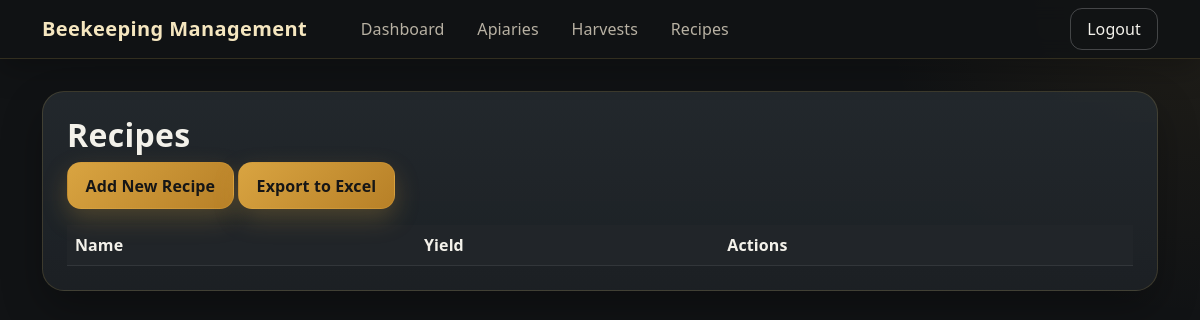
Before: /recipes (signed in) with the older database file.
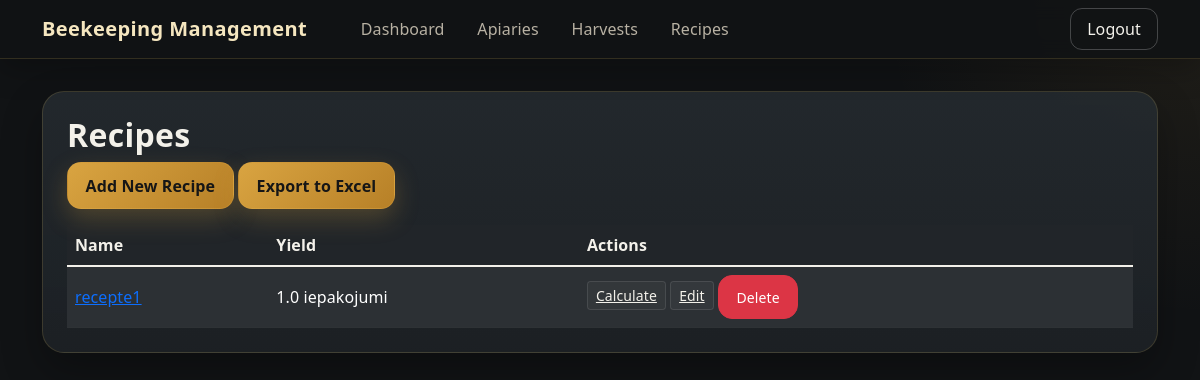
After: the same page with the newer database file.
### tables this page shows
CREATE TABLE recipes (
                    id INTEGER PRIMARY KEY,
                    name TEXT NOT NULL
                , yield REAL NOT NULL DEFAULT 1, yield_unit TEXT DEFAULT 'units', user_id INTEGER NOT NULL DEFAULT 1);

### web_app.py (the view)
@app.route('/recipes')
@login_required
def recipes():
    conn = sqlite3.connect('beekeeping.db')
    c = conn.cursor()
    c.execute("SELECT id, name, yield, yield_unit FROM recipes WHERE user_id = ? ORDER BY name", (session['user_id'],))
    recipes_list = c.fetchall()
    conn.close()
    return render_template('recipes.html', recipes=recipes_list)

### web_app.py (called while the page is built)
@app.before_request
def require_login():
    allowed = {"login", "register", "logout", "static", "serve_image"}  # names of view functions that don't require auth
    if request.endpoint not in allowed and not session.get("logged_in"):
        return redirect(url_for("login"))

def login_required(f):
    @wraps(f)
    def decorated_function(*args, **kwargs):
        if not session.get("logged_in"):
            return redirect(url_for("login"))
        return f(*args, **kwargs)
    return decorated_function

### templates/recipes.html (shortened to what this page needs)
{% extends "base.html" %}
{% block content %}
<div class="glass-panel p-4 mb-4">
<h2 class="section-title">Recipes</h2>
<a href="{{ url_for('add_recipe') }}" class="btn btn-honey mb-3">Add New Recipe</a>
<a href="{{ url_for('export_recipes') }}" class="btn btn-honey mb-3">Export to Excel</a>
<div class="table-responsive"><table class="table table-dark table-striped table-hover align-middle mb-0">
    <thead>
        <tr>
            <th>Name</th>
            <th>Yield</th>
            <th>Actions</th>
        </tr>
    </thead>
    <tbody>
        {% for recipe in recipes %}
        <tr>
            <td><a href="{{ url_for('view_recipe', recipe_id=recipe[0]) }}">{{ recipe[1] }}</a></td>
            <td>{{ recipe[2] }} {{ recipe[3] }}</td>
            <td>
                <a href="{{ url_for('calculate_production', recipe_id=recipe[0]) }}" class="btn-sm btn-soft">Calculate</a>
                <a href="{{ url_for('edit_recipe', id=recipe[0]) }}" class="btn-sm btn-secondary">Edit</a>
                <a href="{{ url_for('delete_recipe', id=recipe[0]) }}" class="btn btn-sm btn-danger" onclick="return confirm('Are you sure?')">Delete</a>
            </td>
        </tr>
        {% endfor %}
    </tbody>
</table></div>
</div>
{% endblock %}

Changed rows visible on the page:
added recipes: name "recepte1", yield "1.0", yield_unit "iepakojumi"
